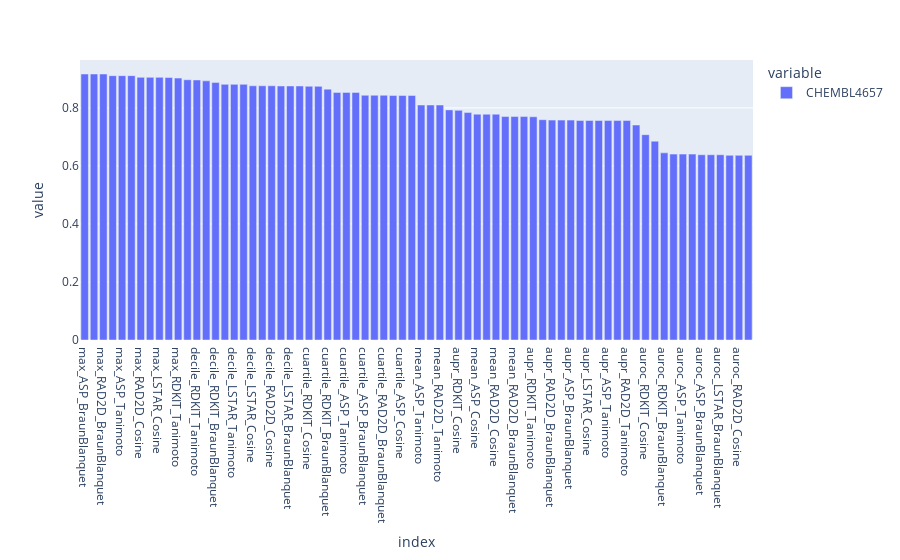

Notebook code cell kept with this figure:
### Code cell
px.bar(grid_auroc.loc["CHEMBL4657",:].sort_values(ascending=False))

### Figure 1 — Plotly figure (JSON) as saved in the notebook; plotly's stock layout.template omitted (floating-point values rounded to 4 significant figures)
{"data": [{"alignmentgroup": "True", "hovertemplate": "variable=CHEMBL4657<br>index=%{x}<br>value=%{y}<extra></extra>", "legendgroup": "CHEMBL4657", "marker": {"color": "#636efa", "pattern": {"shape": ""}}, "name": "CHEMBL4657", "offsetgroup": "CHEMBL4657", "orientation": "v", "showlegend": true, "textposition": "auto", "type": "bar", "x": ["max_ASP_BraunBlanquet", "max_LSTAR_BraunBlanquet", "max_RAD2D_BraunBlanquet", "max_RAD2D_Tanimoto", "max_ASP_Tanimoto", "max_LSTAR_Tanimoto", "max_RAD2D_Cosine", "max_ASP_Cosine", "max_LSTAR_Cosine", "max_RDKIT_BraunBlanquet", "max_RDKIT_Tanimoto", "max_RDKIT_Cosine", "decile_RDKIT_Tanimoto", "decile_RDKIT_Cosine", "decile_RDKIT_BraunBlanquet", "decile_ASP_Tanimoto", "decile_LSTAR_Tanimoto", "decile_RAD2D_Tanimoto", "decile_LSTAR_Cosine", "decile_ASP_Cosine", "decile_RAD2D_Cosine", "decile_ASP_BraunBlanquet", "decile_LSTAR_BraunBlanquet", "decile_RAD2D_BraunBlanquet", "cuartile_RDKIT_Cosine", "cuartile_RDKIT_Tanimoto", "cuartile_RDKIT_BraunBlanquet", "cuartile_RAD2D_Tanimoto", "cuartile_ASP_Tanimoto", "cuartile_LSTAR_Tanimoto", "cuartile_ASP_BraunBlanquet", "cuartile_LSTAR_BraunBlanquet", "cuartile_RAD2D_BraunBlanquet", "cuartile_LSTAR_Cosine", "cuartile_ASP_Cosine", "cuartile_RAD2D_Cosine", "mean_ASP_Tanimoto", "mean_LSTAR_Tanimoto", "mean_RAD2D_Tanimoto", "mean_RDKIT_Tanimoto", "aupr_RDKIT_Cosine", "mean_RDKIT_Cosine", "mean_ASP_Cosine", "mean_LSTAR_Cosine", "mean_RAD2D_Cosine", "mean_ASP_BraunBlanquet", "mean_RAD2D_BraunBlanquet", "mean_LSTAR_BraunBlanquet", "aupr_RDKIT_Tanimoto", "aupr_RDKIT_BraunBlanquet", "aupr_RAD2D_BraunBlanquet", "aupr_LSTAR_BraunBlanquet", "aupr_ASP_BraunBlanquet", "aupr_RAD2D_Cosine", "aupr_LSTAR_Cosine", "aupr_ASP_Cosine", "aupr_ASP_Tanimoto", "aupr_LSTAR_Tanimoto", "aupr_RAD2D_Tanimoto", "mean_RDKIT_BraunBlanquet", "auroc_RDKIT_Cosine", "auroc_RDKIT_Tanimoto", "auroc_RDKIT_BraunBlanquet", "auroc_RAD2D_Tanimoto", "auroc_ASP_Tanimoto", "auroc_LSTAR_Tanimoto", "auroc_ASP_BraunBlanquet", "auroc_RAD2D_BraunBlanquet", "auroc_LSTAR_BraunBlanquet", "auroc_ASP_Cosine", "auroc_RAD2D_Cosine", "auroc_LSTAR_Cosine"], "xaxis": "x", "y": [0.9168, 0.9168, 0.9168, 0.911, 0.911, 0.911, 0.9052, 0.9052, 0.9052, 0.9048, 0.9027, 0.897, 0.8962, 0.8932, 0.8879, 0.8811, 0.8811, 0.8811, 0.8762, 0.8762, 0.8762, 0.8756, 0.8756, 0.8756, 0.8745, 0.8743, 0.8646, 0.8533, 0.8533, 0.8533, 0.8434, 0.8434, 0.8434, 0.8426, 0.8426, 0.8426, 0.8099, 0.8099, 0.8099, 0.7931, 0.7916, 0.7839, 0.7783, 0.7783, 0.7783, 0.7701, 0.7701, 0.7701, 0.7694, 0.7593, 0.7579, 0.7579, 0.7579, 0.7564, 0.7564, 0.7564, 0.7563, 0.7563, 0.7563, 0.741, 0.7076, 0.6854, 0.645, 0.6406, 0.6406, 0.6406, 0.6385, 0.6385, 0.6385, 0.6365, 0.6365, 0.6365], "yaxis": "y"}], "layout": {"barmode": "relative", "legend": {"title": {"text": "variable"}, "tracegroupgap": 0}, "margin": {"t": 60}, "xaxis": {"anchor": "y", "domain": [0, 1], "title": {"text": "index"}}, "yaxis": {"anchor": "x", "domain": [0, 1], "title": {"text": "value"}}}}
